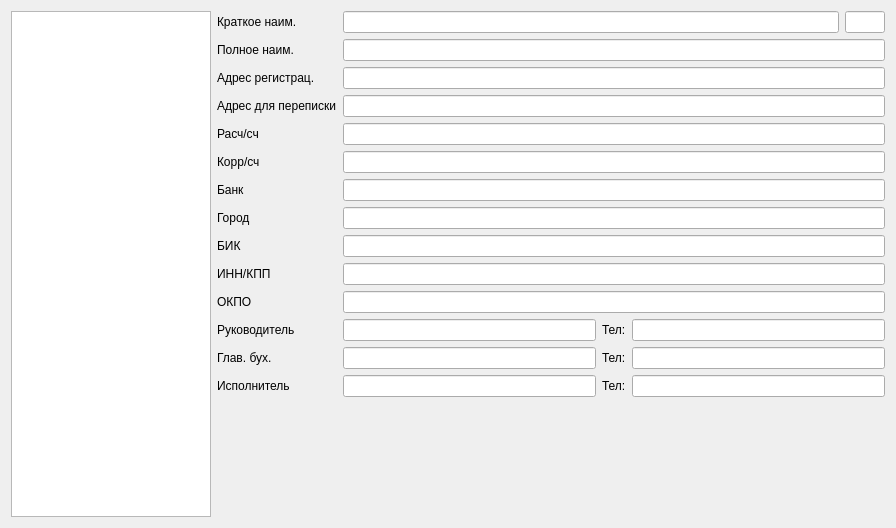
<?xml version="1.0" encoding="UTF-8"?>
<ui version="4.0">
 <class>FormOtpr</class>
 <widget class="QDialog" name="FormOtpr">
  <property name="geometry">
   <rect>
    <x>0</x>
    <y>0</y>
    <width>896</width>
    <height>528</height>
   </rect>
  </property>
  <property name="windowTitle">
   <string>Отправители</string>
  </property>
  <layout class="QHBoxLayout" name="horizontalLayout_6">
   <item>
    <widget class="DbViewer" name="tableView">
     <property name="maximumSize">
      <size>
       <width>200</width>
       <height>16777215</height>
      </size>
     </property>
     <property name="editTriggers">
      <set>QAbstractItemView::NoEditTriggers</set>
     </property>
     <property name="selectionMode">
      <enum>QAbstractItemView::SingleSelection</enum>
     </property>
     <property name="selectionBehavior">
      <enum>QAbstractItemView::SelectRows</enum>
     </property>
    </widget>
   </item>
   <item>
    <layout class="QVBoxLayout" name="verticalLayout">
     <item>
      <layout class="QFormLayout" name="formLayout">
       <item row="0" column="0">
        <widget class="QLabel" name="label">
         <property name="text">
          <string>Краткое наим.</string>
         </property>
        </widget>
       </item>
       <item row="0" column="1">
        <layout class="QHBoxLayout" name="horizontalLayout">
         <item>
          <widget class="QLineEdit" name="lineEditNam"/>
         </item>
         <item>
          <widget class="QLineEdit" name="lineEditLit">
           <property name="maximumSize">
            <size>
             <width>40</width>
             <height>16777215</height>
            </size>
           </property>
          </widget>
         </item>
        </layout>
       </item>
       <item row="1" column="0">
        <widget class="QLabel" name="label_2">
         <property name="text">
          <string>Полное наим.</string>
         </property>
        </widget>
       </item>
       <item row="1" column="1">
        <widget class="QLineEdit" name="lineEditFnam"/>
       </item>
       <item row="2" column="0">
        <widget class="QLabel" name="label_3">
         <property name="text">
          <string>Адрес регистрац.</string>
         </property>
        </widget>
       </item>
       <item row="2" column="1">
        <widget class="QLineEdit" name="lineEditAdr"/>
       </item>
       <item row="3" column="0">
        <widget class="QLabel" name="label_4">
         <property name="text">
          <string>Адрес для переписки</string>
         </property>
        </widget>
       </item>
       <item row="3" column="1">
        <widget class="QLineEdit" name="lineEditAdrdop"/>
       </item>
       <item row="4" column="0">
        <widget class="QLabel" name="label_5">
         <property name="text">
          <string>Расч/сч</string>
         </property>
        </widget>
       </item>
       <item row="4" column="1">
        <widget class="QLineEdit" name="lineEditRs"/>
       </item>
       <item row="5" column="0">
        <widget class="QLabel" name="label_6">
         <property name="text">
          <string>Корр/сч</string>
         </property>
        </widget>
       </item>
       <item row="5" column="1">
        <widget class="QLineEdit" name="lineEditKs"/>
       </item>
       <item row="6" column="0">
        <widget class="QLabel" name="label_7">
         <property name="text">
          <string>Банк</string>
         </property>
        </widget>
       </item>
       <item row="6" column="1">
        <widget class="QLineEdit" name="lineEditBank"/>
       </item>
       <item row="7" column="0">
        <widget class="QLabel" name="label_8">
         <property name="text">
          <string>Город</string>
         </property>
        </widget>
       </item>
       <item row="7" column="1">
        <widget class="QLineEdit" name="lineEditCity"/>
       </item>
       <item row="8" column="0">
        <widget class="QLabel" name="label_9">
         <property name="text">
          <string>БИК</string>
         </property>
        </widget>
       </item>
       <item row="8" column="1">
        <widget class="QLineEdit" name="lineEditBik"/>
       </item>
       <item row="9" column="0">
        <widget class="QLabel" name="label_10">
         <property name="text">
          <string>ИНН/КПП</string>
         </property>
        </widget>
       </item>
       <item row="9" column="1">
        <widget class="QLineEdit" name="lineEditInnkpp"/>
       </item>
       <item row="11" column="0">
        <widget class="QLabel" name="label_11">
         <property name="text">
          <string>Руководитель</string>
         </property>
        </widget>
       </item>
       <item row="11" column="1">
        <layout class="QHBoxLayout" name="horizontalLayout_2">
         <item>
          <widget class="QLineEdit" name="lineEditBoss"/>
         </item>
         <item>
          <widget class="QLabel" name="label_12">
           <property name="maximumSize">
            <size>
             <width>40</width>
             <height>16777215</height>
            </size>
           </property>
           <property name="text">
            <string>Тел:</string>
           </property>
          </widget>
         </item>
         <item>
          <widget class="QLineEdit" name="lineEditTelboss"/>
         </item>
        </layout>
       </item>
       <item row="12" column="0">
        <widget class="QLabel" name="label_13">
         <property name="text">
          <string>Глав. бух.</string>
         </property>
        </widget>
       </item>
       <item row="12" column="1">
        <layout class="QHBoxLayout" name="horizontalLayout_3">
         <item>
          <widget class="QLineEdit" name="lineEditBuh"/>
         </item>
         <item>
          <widget class="QLabel" name="label_14">
           <property name="maximumSize">
            <size>
             <width>40</width>
             <height>16777215</height>
            </size>
           </property>
           <property name="text">
            <string>Тел:</string>
           </property>
          </widget>
         </item>
         <item>
          <widget class="QLineEdit" name="lineEditTelbuh"/>
         </item>
        </layout>
       </item>
       <item row="13" column="0">
        <widget class="QLabel" name="label_15">
         <property name="text">
          <string>Исполнитель</string>
         </property>
        </widget>
       </item>
       <item row="13" column="1">
        <layout class="QHBoxLayout" name="horizontalLayout_4">
         <item>
          <widget class="QLineEdit" name="lineEditEmpl"/>
         </item>
         <item>
          <widget class="QLabel" name="label_16">
           <property name="maximumSize">
            <size>
             <width>40</width>
             <height>16777215</height>
            </size>
           </property>
           <property name="text">
            <string>Тел:</string>
           </property>
          </widget>
         </item>
         <item>
          <widget class="QLineEdit" name="lineEditTelfax"/>
         </item>
        </layout>
       </item>
       <item row="10" column="0">
        <widget class="QLabel" name="label_17">
         <property name="text">
          <string>ОКПО</string>
         </property>
        </widget>
       </item>
       <item row="10" column="1">
        <widget class="QLineEdit" name="lineEditOkpo"/>
       </item>
      </layout>
     </item>
     <item>
      <spacer name="verticalSpacer">
       <property name="orientation">
        <enum>Qt::Vertical</enum>
       </property>
       <property name="sizeHint" stdset="0">
        <size>
         <width>20</width>
         <height>40</height>
        </size>
       </property>
      </spacer>
     </item>
     <item>
      <layout class="QHBoxLayout" name="horizontalLayoutMapper">
       <item>
        <spacer name="horizontalSpacer">
         <property name="orientation">
          <enum>Qt::Horizontal</enum>
         </property>
         <property name="sizeHint" stdset="0">
          <size>
           <width>40</width>
           <height>20</height>
          </size>
         </property>
        </spacer>
       </item>
      </layout>
     </item>
    </layout>
   </item>
  </layout>
 </widget>
 <customwidgets>
  <customwidget>
   <class>DbViewer</class>
   <extends>QTableView</extends>
   <header>db/dbviewer.h</header>
  </customwidget>
 </customwidgets>
 <tabstops>
  <tabstop>tableView</tabstop>
  <tabstop>lineEditNam</tabstop>
  <tabstop>lineEditLit</tabstop>
  <tabstop>lineEditFnam</tabstop>
  <tabstop>lineEditAdr</tabstop>
  <tabstop>lineEditAdrdop</tabstop>
  <tabstop>lineEditRs</tabstop>
  <tabstop>lineEditKs</tabstop>
  <tabstop>lineEditBank</tabstop>
  <tabstop>lineEditCity</tabstop>
  <tabstop>lineEditBik</tabstop>
  <tabstop>lineEditInnkpp</tabstop>
  <tabstop>lineEditOkpo</tabstop>
  <tabstop>lineEditBoss</tabstop>
  <tabstop>lineEditTelboss</tabstop>
  <tabstop>lineEditBuh</tabstop>
  <tabstop>lineEditTelbuh</tabstop>
  <tabstop>lineEditEmpl</tabstop>
  <tabstop>lineEditTelfax</tabstop>
 </tabstops>
 <resources/>
 <connections/>
</ui>
